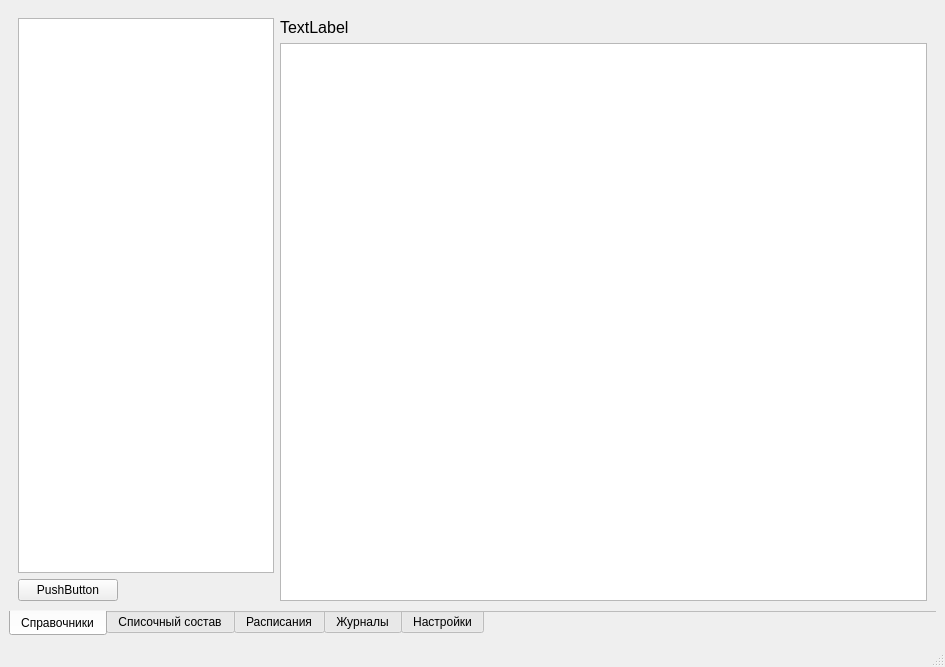
<?xml version="1.0" encoding="UTF-8"?>
<ui version="4.0">
 <class>MainWindow</class>
 <widget class="QMainWindow" name="MainWindow">
  <property name="geometry">
   <rect>
    <x>0</x>
    <y>0</y>
    <width>945</width>
    <height>667</height>
   </rect>
  </property>
  <property name="windowTitle">
   <string>MainWindow</string>
  </property>
  <widget class="QWidget" name="centralwidget">
   <layout class="QVBoxLayout" name="verticalLayout">
    <item>
     <widget class="QTabWidget" name="MainTab">
      <property name="tabPosition">
       <enum>QTabWidget::South</enum>
      </property>
      <property name="currentIndex">
       <number>0</number>
      </property>
      <property name="documentMode">
       <bool>true</bool>
      </property>
      <widget class="QWidget" name="tab1">
       <attribute name="title">
        <string>Справочники</string>
       </attribute>
       <layout class="QHBoxLayout" name="horizontalLayout">
        <item>
         <layout class="QVBoxLayout" name="verticalLayout_2">
          <property name="sizeConstraint">
           <enum>QLayout::SetDefaultConstraint</enum>
          </property>
          <item>
           <widget class="QListWidget" name="listWidget">
            <property name="sizePolicy">
             <sizepolicy hsizetype="Minimum" vsizetype="Expanding">
              <horstretch>0</horstretch>
              <verstretch>0</verstretch>
             </sizepolicy>
            </property>
            <property name="maximumSize">
             <size>
              <width>300</width>
              <height>16777215</height>
             </size>
            </property>
            <property name="font">
             <font>
              <pointsize>12</pointsize>
             </font>
            </property>
           </widget>
          </item>
          <item>
           <widget class="QPushButton" name="pushButton">
            <property name="maximumSize">
             <size>
              <width>100</width>
              <height>16777215</height>
             </size>
            </property>
            <property name="text">
             <string>PushButton</string>
            </property>
           </widget>
          </item>
         </layout>
        </item>
        <item>
         <layout class="QVBoxLayout" name="verticalLayout_3">
          <item>
           <widget class="QLabel" name="tableLabel">
            <property name="font">
             <font>
              <pointsize>12</pointsize>
             </font>
            </property>
            <property name="text">
             <string>TextLabel</string>
            </property>
           </widget>
          </item>
          <item>
           <widget class="QTableView" name="tableView"/>
          </item>
         </layout>
        </item>
       </layout>
      </widget>
      <widget class="QWidget" name="tab2">
       <attribute name="title">
        <string>Списочный состав</string>
       </attribute>
      </widget>
      <widget class="QWidget" name="tab3">
       <attribute name="title">
        <string>Расписания</string>
       </attribute>
      </widget>
      <widget class="QWidget" name="tab4">
       <attribute name="title">
        <string>Журналы</string>
       </attribute>
      </widget>
      <widget class="QWidget" name="tab5">
       <attribute name="title">
        <string>Настройки</string>
       </attribute>
      </widget>
     </widget>
    </item>
   </layout>
  </widget>
  <widget class="QMenuBar" name="menubar">
   <property name="geometry">
    <rect>
     <x>0</x>
     <y>0</y>
     <width>945</width>
     <height>21</height>
    </rect>
   </property>
  </widget>
  <widget class="QStatusBar" name="statusbar"/>
 </widget>
 <resources/>
 <connections/>
</ui>
